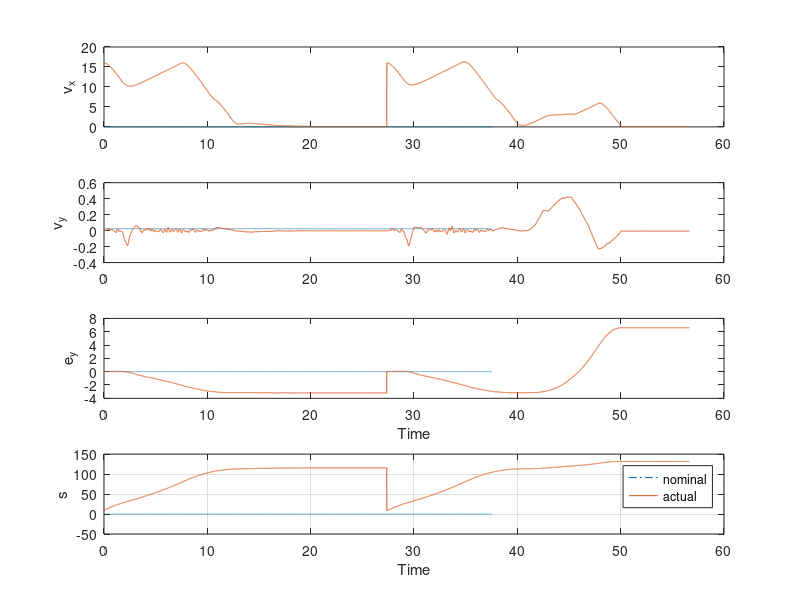
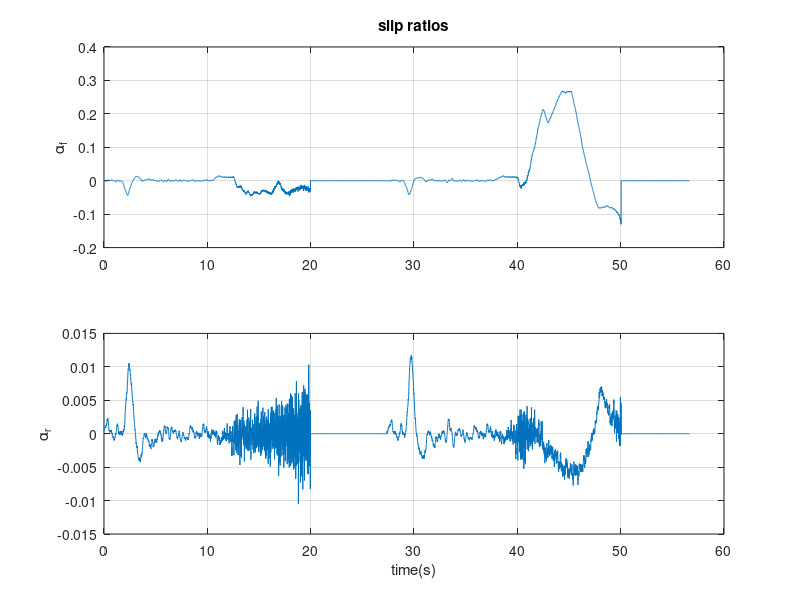

Write MATLAB code to recreate these figures, in order. (Note: this script raises an error after producing the figures.)
%load the data 
load  data_nominal_states.txt;
load data_msg_nom_u.txt;
load  data_model_state.txt;
load data_msg_actual_u.txt;
load data_ref_traj.txt;
 

u_ctrl = data_msg_nom_u(:,2:3); %nominal 
u_actual = data_msg_actual_u(:,2:3);  %actual 

y1_nom = data_nominal_states(:,2:9);
T_sampl_nom = 1/150; 
t = T_sampl_nom:T_sampl_nom:T_sampl_nom*size(y1_nom,1);

y1_actual = data_model_state(:,2:9);
t_actual = T_sampl_nom:T_sampl_nom:T_sampl_nom*size(data_model_state,1);
t_uactual = T_sampl_nom:T_sampl_nom:T_sampl_nom*size(u_actual,1);

figure(1);
subplot(4,1,1);
plot(t , y1_nom(:,1), '-.', t_actual,  y1_actual(:,1));
ylabel('v_x');

subplot(4,1,2);
plot(t , y1_nom(:,2), '-.', t_actual,  y1_actual(:,2));
ylabel('v_y');

subplot(4,1,3);
plot(t , y1_nom(:,5), '-.', t_actual,  y1_actual(:,5));
ylabel(  'e_y'); 
xlabel('Time');

subplot(4,1,4);
plot(t , y1_nom(:,6), '-.', t_actual,  y1_actual(:,6)); grid; 
ylabel(  's'); 
legend('nominal', 'actual');
xlabel('Time');  




close all;


% load sim_data.mat;


% t = t1;

P_nom =   y1_nom(:, [6,5]); 
% y1_actual = y1_nom;
P_sens = y1_actual(:, [6,5]); 
P_cente = P_sens;

%%0815, record the reference trajectory: 
% reference = u_ctrl(3:end,:);   %9-by-n, traj, dot traj, ddot traj,  here traj = [phi, ey, s];
% P_cente=reference([3,2],:)';
%0815, traj_ob_seris: 2*n-by-no_ob

 load data_traj_ob.txt;
%  traj_ob_seris = data_traj_ob; 
 
traj_ob_seris = data_traj_ob;
%0815, traj_ob_seris: 2*n-by-no_ob
no_ob = size(traj_ob_seris, 2);
traj_ob_plot = zeros(2, size(traj_ob_seris,1)/3, no_ob);
for i_ob =1:no_ob
    for i_time =1:size(traj_ob_seris,1)/3
        traj_ob_plot(:,i_time,i_ob) = traj_ob_seris((i_time-1)*3+1:(i_time-1)*3+2,i_ob);
    end
end

% 
% traj_ob_plot = zeros(2, length(t1), no_ob);
% for i_ob =1:no_ob
%     for i_time =1:length(t1)
%         traj_ob_plot(:,i_time,i_ob) = traj_ob_seris((i_time-1)*2+1:(i_time-1)*2+2,i_ob);
%     end
% end


%%road side:
road_side_x = min(P_sens(:,1)):0.1:max(P_sens(:,1));
road_side_y1 = 3.7*ones(1, length(road_side_x));
road_side_y2 = -3.7*ones(1, length(road_side_x));

delta = u_actual(:,2); 
% delta = 0; 
dot_y = y1_actual(:,2);
dot_x = y1_actual(:,1);
dot_psi = y1_actual(:,3); 

a = 1.68; 
b = 1.715; 


if length(delta)< length(dot_y)
    delta = [delta; delta(end)* (ones(length(dot_y) - length(delta), 1))];
elseif length(delta)> length(dot_y)
%     dot_y = [dot_y; dot_y(end)* (ones(length(delta) - length(dot_y), 1))];
%     dot_x = [dot_x; dot_x(end)* (ones(length(delta) - length(dot_x), 1))];
%     dot_psi = [dot_psi; dot_psi(end)* (ones(length(delta) - length(dot_psi), 1))];
    delta = delta(1:length(dot_y));
end
alpha_f= (dot_y+a*dot_psi)./dot_x - delta;
alpha_r = (dot_y -b*dot_psi)./dot_x; 
alpha_f(dot_x<=1e-1) = 0;
alpha_r(dot_x<=1e-1) = 0;


figure(100); 
subplot(2,1,1);
plot(t_actual,alpha_f ),grid;
ylabel('\alpha_f');
title('slip ratios');
% legend('P_c_o_m','P_s_e_n');

subplot(2,1,2);
plot(t_actual,alpha_r ),grid;
ylabel('\alpha_r');
 xlabel('time(s)');


len = length(t_actual); 
h_plot = zeros(len,1);

for i=1:len
    h_plot(i) = (P_sens(i,1) - 80)^2 + (P_sens(i,2) - 0.5)^2 -1;
end
 

figure(1); 
%the tube along nominal trajectory: 
dm = 1.414; %maximum disturbance 
k1 = 3; 
r_tube = dm/k1; 
for ii = 1:10:length(t)     
    circle_tube(r_tube,P_nom(ii,1), P_nom(ii,2)); hold on;
end


% figure(1);   
plot(P_cente(:,1),P_cente(:,2),'-.', P_nom(:,1),P_nom(:,2), '--', P_sens(:,1),P_sens(:,2)),grid; hold on; legend('c','p_d', 'p');
plot(road_side_x,road_side_y1,'-.k',road_side_x,road_side_y2,'-.k'); hold on;
% axis equal;
xlabel('X(m)');ylabel('Y(m)');
title('POSITION TRACKING:SENSED VS COMMAND');
axis equal; 

% global pos_ob_array_pre radius_pre;
%pos_ob_array_pre(2, :) = - pos_ob_array_pre(2,:);  %only for plot the mpc data with mistake 
for i=1:no_ob
    plot(traj_ob_plot(1,1,i), traj_ob_plot(2, 1,i), '*r'); hold on; 
    Ds = traj_ob_seris(3, i);
    circle(Ds,traj_ob_plot(1,1,i), traj_ob_plot(2, 1,i)); hold on; 
end

%the trajectory of the obstacles: 
for i_ob =1:no_ob    
    plot(traj_ob_plot(1,:,i_ob), traj_ob_plot(2,:,i_ob), 'LineWidth', 4); hold on; 
end
 
 
figure(2);   
subplot(4,1,1);
plot(t, data_ref_traj(:,3), '--', t,P_nom(:,1),'-.',t_actual,P_sens(:,1)),grid;
ylabel('X(m)');
title('POSITION:SENSED VS COMMAND');
 

subplot(4,1,2);
plot(t, data_ref_traj(:,2), '--',t,P_nom(:,2),'-.',t_actual,P_sens(:,2)),grid;
ylabel('Y(m)');
 xlabel('time(s)');
 
 subplot(4,1,3);
plot(t, data_ref_traj(:,6), '--',  t, y1_nom(:,1), '-.',  t_actual,y1_actual(:,1) ),grid;
legend('reference','nominal', 'actual');
ylabel('v(m/s)');
 xlabel('time(s)');
 
 subplot(4,1,4);
plot( t, y1_nom(:,4)/pi*180, '-.',  t_actual,y1_actual(:,4)/pi*180 ),grid;
ylabel('\psi(degree)');
 xlabel('time(s)');
 
 figure(20); 
  subplot(2,1,1);
plot(  t, y1_nom(:,2), '--',  t_actual,y1_actual(:,2) ),grid;
legend( 'nominal', 'actual');
ylabel('v_y(m/s)');
 xlabel('time(s)');
 
 subplot(2,1,2);
plot(  t, y1_nom(:,3), '--',  t_actual,y1_actual(:,3) ),grid;
ylabel('\dot \psi(rad/s)');
 xlabel('time(s)');
 
 
%  figure(3);
%  plot(t, h_plot); 
% ylabel('distance');
%  xlabel('time(s)');
 
 
 
 figure(4); 
 subplot(2,1,1);
  plot(t, u_ctrl(:,1));  title('nominal control'); 
ylabel(' a_x(m/s^2)');
 subplot(2,1,2);
  plot(t, u_ctrl(:,2)); 
ylabel(' steer(rad)');
 xlabel('time(s)');
 
 
 figure(5); 
 subplot(2,1,1);
  plot(t_uactual, u_actual(:,1));  title('actual control'); 
ylabel('  a_x(m/s^2)');
 subplot(2,1,2);
  plot(t_uactual, u_actual(:,2)); 
ylabel('  steer(rad)');
 xlabel('time(s)');
 
 
  figure(6); 
 subplot(2,1,1);
  plot(t, y1_nom(:,8));  title('nominal control, filtered'); 
ylabel('  a_x(m/s^2)');
 subplot(2,1,2);
  plot(t, y1_nom(:,7)); 
ylabel('  steer(rad)');
 xlabel('time(s)');
 
 
   figure(7); 
 subplot(2,1,1);
  plot(t_actual, y1_actual(:,8));  title('actual control, filtered'); 
ylabel('  a_x(m/s^2)');
 subplot(2,1,2);
  plot(t_actual, y1_actual(:,7)); 
ylabel('  steer(rad)');
 xlabel('time(s)');
 
 load data_safety_certificate.txt;
 
 An_sidepos = data_safety_certificate(:,1:2);
 bn_sidepos= data_safety_certificate(:,3); 
 
 %notice the order: 
 test_cons = An_sidepos(:, 1).*u_ctrl(:,2) + An_sidepos(:, 2).*u_ctrl(:,1) - bn_sidepos; 
 
 figure(8);
   subplot(5,1,1);
  plot(t, data_safety_certificate(:,1));  grid;  title('A1, side'); 
    subplot(5,1,2);
  plot(t, data_safety_certificate(:,2));  grid;  title('A2, side'); 
    subplot(5,1,3);
  plot(t, data_safety_certificate(:,3));  grid;  title('b, side'); 
  
      subplot(5,1,4);
  plot(t, test_cons);  grid;  title('test_cons, pos side'); 
  

  
  subplot(5,1,5);
  plot(t, data_safety_certificate(:,4));  grid;  title('cbf, side'); 
  
figure(9);
  plot(t, data_safety_certificate(:, 9));  grid;  title('min_value, qp'); 
  
% % ylabel('  a_x(m/s^2)');
%  subplot(2,1,2);
%   plot(t, data_safety_certificate(:,8));  grid;  
% % ylabel('  steer(rad)');
 xlabel('time(s)');
 
 